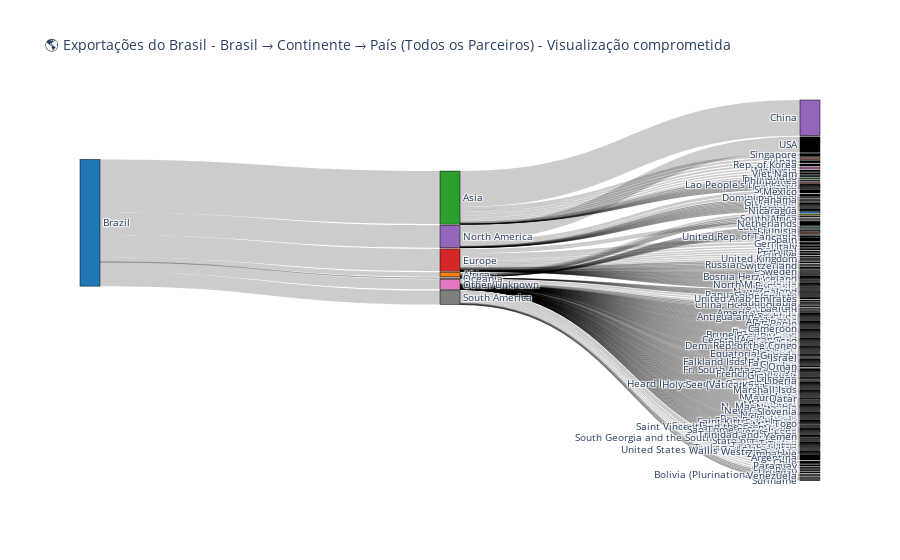

Write notebook code for a chart like this one.
### Markdown cell above
#### 3.Representação com todos os parceiros comerciais do Brasil, gerando uma visualização comprometida

### Code cell
# Filtrar Brasil exportações
brazilExp_all = df[(df['reporterISO'] == 'BRA') &
                  (df['flowCode'] == 'X') &
                  (df['partnerISO'] != 'W00')].copy()

# Group by continent and then by country
continent_agg = brazilExp_all.groupby('partner continent')['primaryValue'].sum().reset_index()
country_agg = brazilExp_all.groupby(['partner continent', 'partnerDesc'])['primaryValue'].sum().reset_index()

# Labels
labels = ["Brazil"]
continents = continent_agg["partner continent"].tolist()
labels.extend(continents)
labels.extend(country_agg["partnerDesc"].tolist())

# Índices para lookup
label_index = {label: i for i, label in enumerate(labels)}

# Links Brasil → Continente
links_source = []
links_target = []
links_value = []

for _, row in continent_agg.iterrows():
    links_source.append(label_index["Brazil"])
    links_target.append(label_index[row["partner continent"]])
    links_value.append(row["primaryValue"])

# Links Continente → País
for _, row in country_agg.iterrows():
    if row["partner continent"] in label_index and row["partnerDesc"] in label_index:
        links_source.append(label_index[row["partner continent"]])
        links_target.append(label_index[row["partnerDesc"]])
        links_value.append(row["primaryValue"])


# Sankey
fig = go.Figure(data=[go.Sankey(
    node=dict(
        pad=15,
        thickness=20,
        line=dict(color="black", width=0.5),
        label=labels,
        color=node_colors
    ),
    link=dict(
        source=links_source,
        target=links_target,
        value=links_value,
    )
)])

fig.update_layout(title_text="🌎 Exportações do Brasil - Brasil → Continente → País (Todos os Parceiros) - Visualização comprometida", font_size=10)
fig.show()

### Figure 1 — Plotly figure (JSON) as saved in the notebook; plotly's stock layout.template omitted (floating-point values rounded to 4 significant figures; data arrays with more than 128 entries replaced by an {"elided": "..."} marker saying what was removed)
{"data": [{"link": {"source": {"elided": "233 int values"}, "target": {"elided": "233 int values"}, "value": {"elided": "233 int values"}}, "node": {"color": ["#1F77B4", "#FF7F0E", "#2CA02C", "#D62728", "#9467BD", "#8C564B", "#E377C2", "#7F7F7F", "#BCBD22", "#17BECF", "#1F77B4", "#FF7F0E", "#2CA02C", "#D62728", "#9467BD", "#8C564B", "#E377C2", "#7F7F7F", "#BCBD22", "#17BECF", "#1F77B4", "#FF7F0E", "#2CA02C", "#D62728", "#9467BD", "#8C564B", "#E377C2"], "label": {"elided": "234 str values"}, "line": {"color": "black", "width": 0.5}, "pad": 15, "thickness": 20}, "type": "sankey"}], "layout": {"font": {"size": 10}, "title": {"text": "🌎 Exportações do Brasil - Brasil → Continente → País (Todos os Parceiros) - Visualização comprometida"}}}
